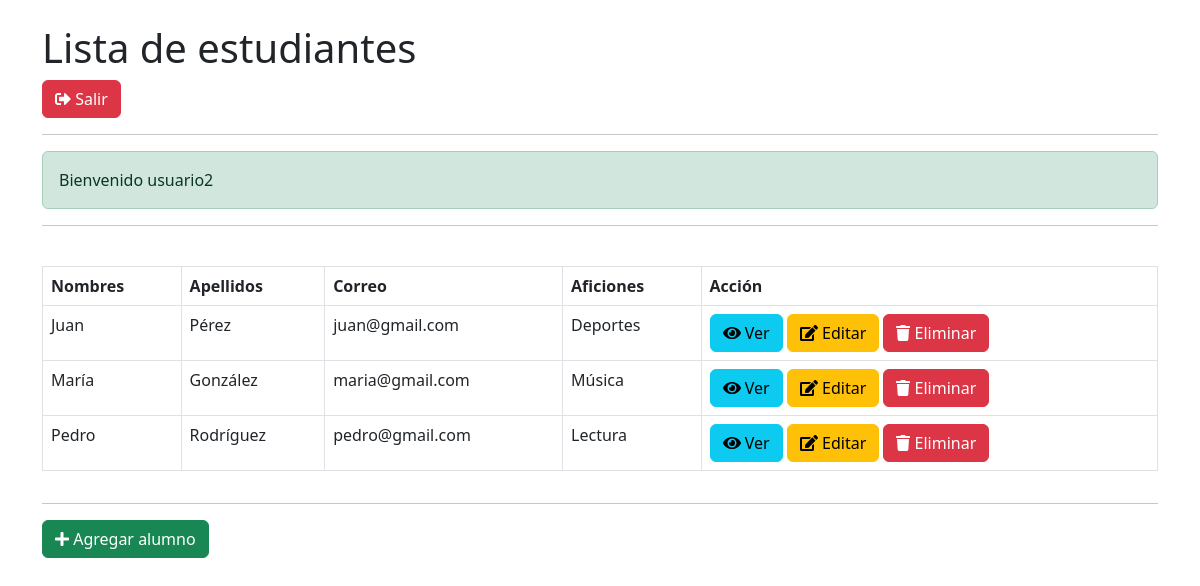
Page /index.php (signed in) on the committed database.
### tables this page shows
CREATE TABLE ALUMNO (
    id_alumno INT AUTO_INCREMENT PRIMARY KEY,
    nombres VARCHAR(50),
    apellidos VARCHAR(50),
    correo VARCHAR(30),
    aficiones VARCHAR(100),
    id_usuario INT,
    FOREIGN KEY (id_usuario) REFERENCES USUARIO(id_usuario) ON DELETE CASCADE
);

### index.php (the view, shortened to what this page needs)
<?php
require_once "db.php";
?>
<html>
<head>
<?php include 'head.php'; ?>
</head><body>
<div class="container">
<h1 class="mt-4">Lista de estudiantes</h1>
<?php
if (isset($_SESSION['id_usuario'])) {
    echo '<a class="btn btn-danger" href="logout.php"><i class="fas fa-sign-out-alt"></i> Salir</a>';
} else {
    echo '<a class="btn btn-success" href="login.php"><i class="fas fa-sign-in-alt"></i> Ingresar al sistema</a>';
}
if ( isset($_SESSION['success']) ) {
    echo '<hr>';
    echo '<p class="alert alert-success">' . $_SESSION['success'] . "</p>\n";
}
?>
<hr>
<div class="table-responsive">
<table class="table table-bordered mt-4">
            <thead>
                <tr>
                    <th>Nombres</th>
                    <th>Apellidos</th>
                    <th>Correo</th>
                    <th>Aficiones</th>
                    <th>Acción</th>
                </tr>
            </thead>
            <tbody>
<?php
$stmt = $pdo->query("SELECT id_alumno, nombres, apellidos, correo, aficiones FROM alumno");
while ( $row = $stmt->fetch(PDO::FETCH_ASSOC) ) {
    echo "<tr><td>";
    echo(($row['nombres']));
	echo "</td><td>";
    echo(($row['apellidos']));
    echo("</td><td>");
    echo(($row['correo']));
    echo("</td><td>");
    echo(($row['aficiones']));
    echo("</td><td>");
	echo '<a class="btn btn-info" href="ver.php?id_alumno=' . $row['id_alumno'] . '"><i class="fas fa-eye"></i> Ver</a> ';
	if ( isset($_SESSION['id_usuario']) ) {
        echo '<a class="btn btn-warning" href="edit.php?id_alumno=' . $row['id_alumno'] . '"><i class="fas fa-edit"></i> Editar</a> ';
		echo '<a class="btn btn-danger" href="delete.php?id_alumno=' . $row['id_alumno'] . '"><i class="fas fa-trash"></i> Eliminar</a>';
	}
	echo("</td></tr>\n");
}
?>
</tbody>
</table>
</div>
<?php
	if ( isset($_SESSION['id_usuario']) ) {
        echo '<hr>';
		echo '<a class="btn btn-success" href="nuevo.php"> <i class="fas fa-plus"></i> Agregar alumno</a>';
	}
?>
</div>

### rows in the picture
alumno: nombres "Juan", apellidos "Pérez", correo "juan@gmail.com", aficiones "Deportes"
alumno: nombres "María", apellidos "González", correo "maria@gmail.com", aficiones "Música"
alumno: nombres "Pedro", apellidos "Rodríguez", correo "pedro@gmail.com", aficiones "Lectura"

### other values in the picture
$_SESSION['success'] "Bienvenido usuario2"
